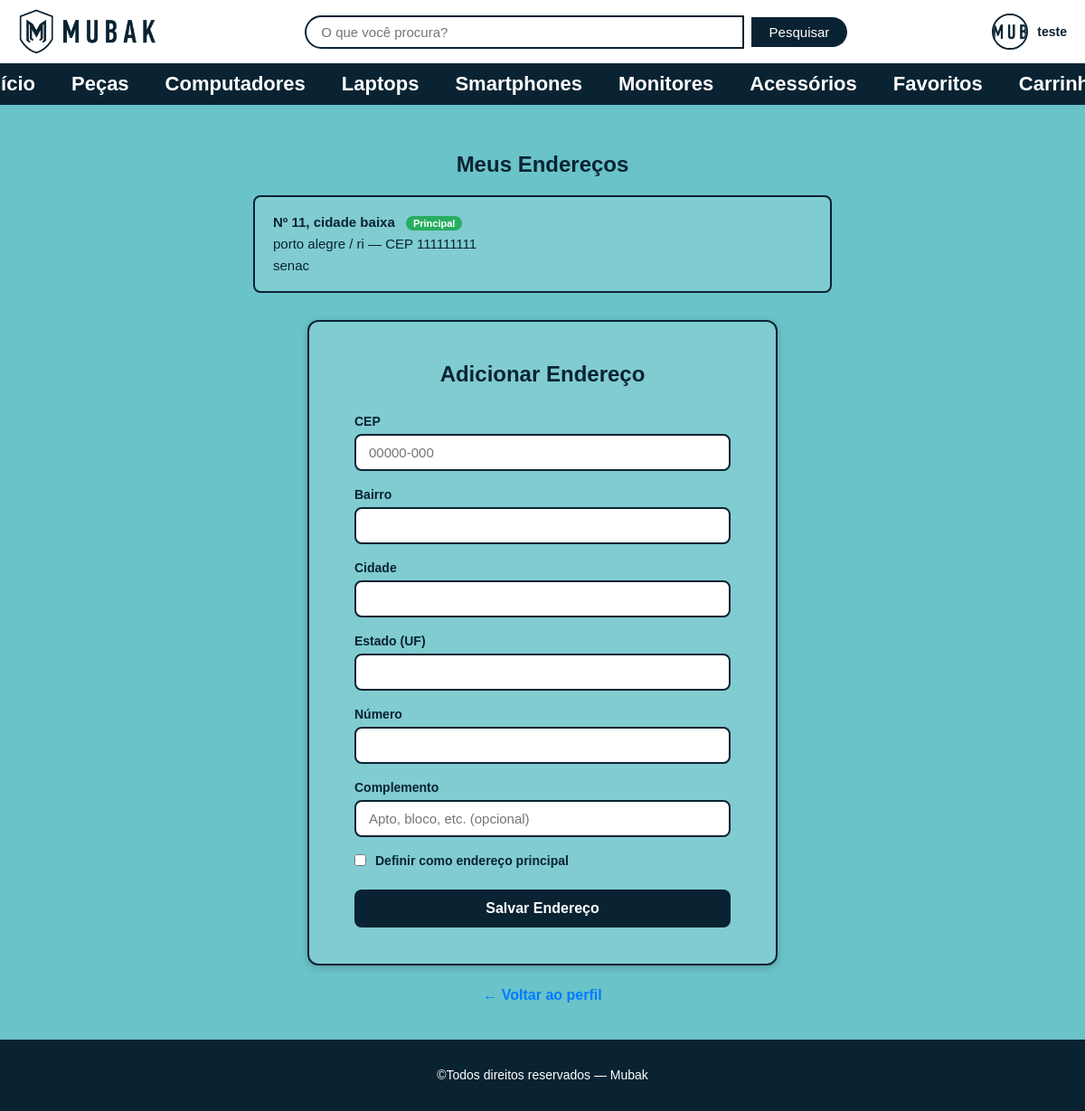
Screenshot of /perfil/enderecos (signed in) with the database file from the repository.
### tables this page shows
CREATE TABLE endereco(
            id_endereco INTEGER PRIMARY KEY AUTOINCREMENT NOT NULL,
            cep varchar(50) NOT NULL,
            bairro varchar(50) NOT NULL,
            cidade varchar(50) NOT NULL,
            estado varchar(50) NOT NULL,
            complemento varchar(50) NOT NULL,
            numero varchar(50) NOT NULL,
            principal boolean NOT NULL,
            id_usuario INT NOT NULL,
            FOREIGN KEY(id_usuario) REFERENCES usuario(id_usuario)
        );

### routes/user_routes.py (the view, shortened to what this page needs)
@bp.route('/perfil/enderecos', methods=['GET', 'POST'])
@login_required
def perfil_enderecos():
    id_usuario = session['user_id']
    enderecos = get_enderecos_usuario(id_usuario)
    return render_template('pages/perfil_enderecos.html', enderecos=enderecos)

### app.py (called while the page is built)
@app.before_request
def verificar_inatividade():
    if 'user_id' in session:
        agora = datetime.now()
        ultima_atividade = session.get('ultima_atividade')
        if ultima_atividade:
            ultima_atividade = datetime.fromisoformat(ultima_atividade)
            if agora - ultima_atividade > TEMPO_INATIVIDADE:
                session.clear()
                return redirect(url_for('auth.login'))
        session.permanent = True
        session['ultima_atividade'] = agora.isoformat()

### database.py (called while the page is built)
def get_db_connection():
    conn = sqlite3.connect(DATABASE)
    conn.row_factory = sqlite3.Row
    return conn

### models/usuario_model.py (called while the page is built)
def get_enderecos_usuario(id_usuario):
    conn = get_db_connection()
    rows = conn.execute(
        'SELECT * FROM endereco WHERE id_usuario=?', (id_usuario,)
    ).fetchall()
    conn.close()
    return rows

### templates/pages/perfil_enderecos.html (shortened to what this page needs)
<!DOCTYPE html>
<html lang="pt-br">
<head>
    <link rel="stylesheet" href="{{ url_for('static', filename='css/reset.css') }}">
    <link rel="stylesheet" href="{{ url_for('static', filename='css/global.css') }}">
    <link rel="stylesheet" href="{{ url_for('static', filename='css/perfil.css') }}">
    <link rel="stylesheet" href="{{ url_for('static', filename='css/cadastro.css') }}">
    <link rel="stylesheet" href="{{ url_for('static', filename='css/responsive.css') }}">
</head>
<body>
    {% include 'partials/header.html' %}
    <main>
        <section class="perfil_container_coluna">
            <h2 class="enderecos_titulo">Meus Endereços</h2>
            <div class="enderecos_lista">
                {% for end in enderecos %}
                <div class="endereco_card">
                    <p>
                        <strong>
                            Nº {{ end.numero }}, {{ end.bairro }}
                            {% if end.principal %}
                            <span class="badge_principal">Principal</span>
                            {% endif %}
                        </strong><br>
                        {{ end.cidade }} / {{ end.estado }} — CEP {{ end.cep }}
                        {% if end.complemento %}<br>{{ end.complemento }}{% endif %}
                    </p>
                </div>
                {% else %}
                <p class="perfil_sem_itens">Nenhum endereço cadastrado.</p>
                {% endfor %}
            </div>
            <div class="cadastro_box">
                <h2>Adicionar Endereço</h2>
                <form class="cadastro_form" method="POST"
                      action="{{ url_for('user.perfil_enderecos') }}">
                    <div class="cadastro_campo">
                        <label for="cep">CEP</label>
                        <input type="text" id="cep" name="cep"
                               placeholder="00000-000" maxlength="9" required>
                    </div>
                    <div class="cadastro_campo">
                        <label for="bairro">Bairro</label>
                        <input type="text" id="bairro" name="bairro" required>
                    </div>
                    <div class="cadastro_campo">
                        <label for="cidade">Cidade</label>
                        <input type="text" id="cidade" name="cidade" required>
                    </div>
                    <div class="cadastro_campo">
                        <label for="estado">Estado (UF)</label>
                        <input type="text" id="estado" name="estado" maxlength="2" required>
                    </div>
                    <div class="cadastro_campo">
                        <label for="numero">Número</label>
                        <input type="text" id="numero" name="numero" required>
                    </div>
                    <div class="cadastro_campo">
                        <label for="complemento">Complemento</label>
                        <input type="text" id="complemento" name="complemento"
                               placeholder="Apto, bloco, etc. (opcional)">
                    </div>
                    <div class="cadastro_campo cadastro_campo_row">
                        <input type="checkbox" id="principal" name="principal" value="1">
                        <label for="principal">Definir como endereço principal</label>
                    </div>
                    <button type="submit" class="btn_cadastrar">Salvar Endereço</button>
                </form>
            </div>
            <div class="perfil_voltar">
                <a href="{{ url_for('user.perfil') }}">← Voltar ao perfil</a>
            </div>
        </section>
    </main>
    {% include 'partials/footer.html' %}
</body>
</html>

### static/css/global.css (style rules this page uses)
:root { --cor-primaria: #0a2332; --cor-fundo: #6ac3c8; --cor-branca: #ffffff; --cor-texto-claro: #ffffff; --cor-destaque: #007BFF; --cor-perigo: #e74c3c; --cor-sucesso: #27ae60; --borda-radius: 8px; --sombra: 0 2px 8px rgba(0, 0, 0, 0.2); }
body { background-color: var(--cor-fundo); font-family: sans-serif; }
h2 { text-align: center; margin-bottom: 1%; margin-top: 1%; font-family: sans-serif; width: 100%; }

### static/css/perfil.css (style rules this page uses)
.perfil_container_coluna { display: flex; flex-direction: column; align-items: center; width: 100%; padding: 40px 20px; min-height: calc(100vh - 220px); }
.perfil_voltar { margin-top: 24px; text-align: center; }
.perfil_voltar a { color: var(--cor-destaque); font-weight: bold; }
.enderecos_lista { display: flex; flex-direction: column; gap: 14px; margin-bottom: 30px; width: 100%; max-width: 640px; }
.enderecos_titulo { color: var(--cor-primaria); margin-bottom: 20px; }
.endereco_card { border: 2px solid var(--cor-primaria); border-radius: var(--borda-radius); padding: 16px 20px; background: rgba(255, 255, 255, 0.15); display: flex; justify-content: space-between; align-items: flex-start; }
.endereco_card p { color: var(--cor-primaria); font-size: 15px; line-height: 1.6; }
.badge_principal { background: var(--cor-sucesso); color: var(--cor-branca); font-size: 11px; padding: 2px 8px; border-radius: 20px; margin-left: 8px; }

### static/css/cadastro.css (style rules this page uses)
.cadastro_box { background-color: rgba(255, 255, 255, 0.15); border: 2px solid var(--cor-primaria); border-radius: 12px; padding: 40px 50px; width: 100%; max-width: 520px; box-shadow: var(--sombra); }
.cadastro_box h2 { color: var(--cor-primaria); font-size: 24px; margin-bottom: 30px; }
.cadastro_form { display: flex; flex-direction: column; gap: 18px; }
.cadastro_campo { display: flex; flex-direction: column; gap: 6px; }
.cadastro_campo label { font-weight: bold; font-size: 14px; color: var(--cor-primaria); }
.cadastro_campo input, .cadastro_campo select { padding: 10px 14px; border: 2px solid var(--cor-primaria); border-radius: var(--borda-radius); font-size: 15px; background-color: var(--cor-branca); outline: none; transition: border-color 0.3s; }
.cadastro_campo_row { display: flex; align-items: center; gap: 10px; flex-direction: row; }
.cadastro_campo_row input[type="checkbox"] { width: auto; accent-color: var(--cor-primaria); }
.btn_cadastrar { width: 100%; padding: 12px; background-color: var(--cor-primaria); color: var(--cor-branca); border: none; border-radius: var(--borda-radius); font-size: 16px; font-weight: bold; cursor: pointer; transition: background-color 0.3s; margin-top: 6px; }

### rows the page displays
endereco: numero "11", bairro "cidade baixa", principal "Principal", cidade "porto alegre", estado "ri", cep "111111111", complemento "senac"

### other values shown
{{ session.user_nome }} "teste"
